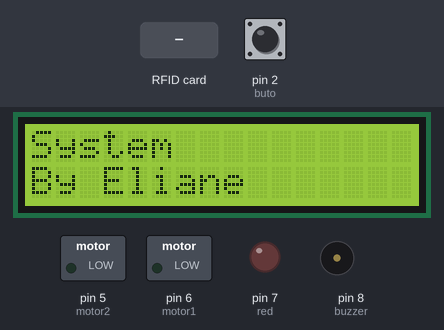
Recording of a sketch running on a simulated Arduino Uno, built with avr-gcc and run on an emulated ATmega328P. Shown: 16×2 character LCD, switched loads named in the sketch (green lamp = pin HIGH), output pins drawn as LEDs (lit = HIGH), buzzer (waves = sounding). Inputs (shaded band) come from the test bench; at power-on: pin 2 (buto) LOW. Pins used as bus, display or sensor lines are not drawn.

Above: at 2.2 s.
At 5.3 s:
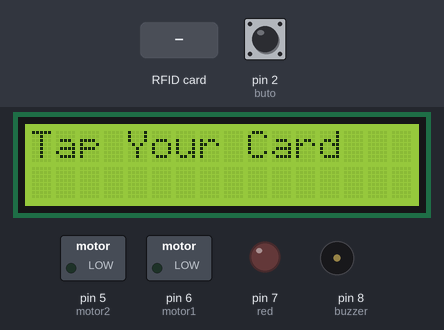
5.4 s: RFID card 92 69 80 1D held to the reader
At 6.2 s:
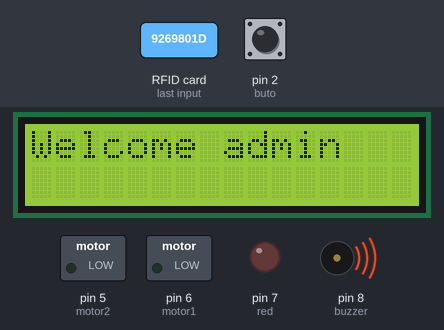
At 7.9 s:
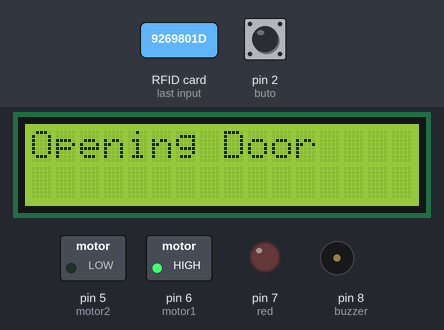
Timing chart, 0 to 20.7 s (numbered marks = the images above; inputs shaded):
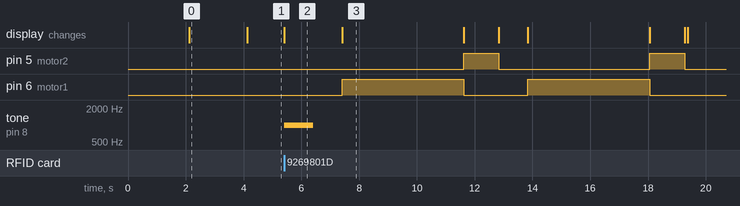

Measured:
- after the input at 5.4 s, pin 5 (motor2): alternates HIGH for 1.2 s and LOW for 5.2 s, starting after 6.2 s; pin 6 (motor1): alternates HIGH for 4.2 s and LOW for 2.2 s, starting after 2.0 s; tone on pin 8 (buzzer): silent → 1000 Hz at once, → silent 1.0 s later; the display: changes at once (image 2)
- what the display in image 0 shows lasts 2.0 s, from 2.1 s to 4.1 s

The sketch:

fullcodes.ino
```cpp
#include <ArduinoJson.h>
#include <LiquidCrystal.h>
#include <SPI.h>
#include <MFRC522.h>

String data = "";
LiquidCrystal lcd(A0, A1, A2, A3, A4, A5);
#define SS_PIN 10
#define RST_PIN 9
#define buzzer 8
#define red 7
#define green 3
int motor1 = 6;
int motor2 = 5;
const int buto = 2;
byte readCard[4];
int k = 0;
String tagID = "";
MFRC522 mfrc522(SS_PIN, RST_PIN);
String card = "";
boolean getID();
int buttonState = 0;
void setup()
{
  lcd.begin(16, 2);
  pinMode(buzzer, OUTPUT);
  pinMode(red, OUTPUT);
  pinMode(motor1, OUTPUT);
  pinMode(motor2, OUTPUT);
  pinMode(buto, INPUT);
  digitalWrite(red, LOW);
  digitalWrite(green, LOW);
  Serial.begin(9600);
  SPI.begin();
  mfrc522.PCD_Init();
  lcd.setCursor(0, 0);
  lcd.print("Smart public");
  lcd.setCursor(0, 1);
  lcd.print("Toilet Billing");
  delay(2000);
  lcd.clear();
  lcd.setCursor(0, 0);
  lcd.print("System");
  lcd.setCursor(0, 1);
  lcd.print("By Eliane");
  delay(2000);
}

void loop()
{
  lcd.clear();
  lcd.setCursor(0, 0);
  lcd.print("Tap Your Card");

  if (getID())
  {
    if (tagID == "9269801D")
    {
      lcd.clear();
      lcd.setCursor(0, 0);
      lcd.print("Welcome admin");
      tone(buzzer, 1000, 1000);
      delay(2000);
      opendoor();
    }
    else if (tagID == "C32A2242")
    {
      lcd.clear();
      lcd.setCursor(0, 0);
      lcd.print("Welcome cleaner");
      tone(buzzer, 1000, 1000);
      delay(2000);
      opendoor();
    }
    else
    {
      lcd.clear();
      lcd.setCursor(0, 0);
      lcd.print("Loading");
      StaticJsonDocument<50> doc;
      doc["card"] = tagID;
      serializeJson(doc, Serial);
      Serial.println();
      delay(1000);
      while (k == 0)
      {
        if (Serial.available() > 0)
        {
          data = Serial.readStringUntil('\n');

          // DynamicJsonDocument doc(2048);
          // DeserializationError error = deserializeJson(doc, data);
          Serial.println(data);
          // if (error)
          // {
          //   Serial.print(F("deserializeJson() failed: "));
          //   Serial.println(error.f_str());
          //   return;
          // }

          // if (doc["cstatus"])
          // {
            // int cstatus = doc["cstatus"];

            // if (data == "1")
            // {
            //   lowbalance();
            // } else if(data == 1){

            // int balance = doc["balance"];
              lcd.clear();
              lcd.setCursor(0, 0);
              lcd.print("Welcome");
              lcd.setCursor(0, 1);
              // lcd.print("Balance:");
              // lcd.print(balance);
              digitalWrite(green, HIGH);
              delay(2000);
              opendoor();
            // }  else {
            // }
          // }
        }
      }
    }
  }
}

void (*resetFunc)(void) = 0;

boolean getID()
{
  if (!mfrc522.PICC_IsNewCardPresent())
  {
    return false;
  }
  if (!mfrc522.PICC_ReadCardSerial())
  {
    return false;
  }
  tagID = "";
  for (uint8_t i = 0; i < 4; i++)
  {
    tagID.concat(String(mfrc522.uid.uidByte[i], HEX));
  }
  tagID.toUpperCase();
  mfrc522.PICC_HaltA();
  return true;
}

void lowbalance()
{
  lcd.clear();
  lcd.setCursor(0, 0);
  digitalWrite(red, HIGH);
  lcd.print("Low balance");
  tone(buzzer, 1000, 500);
  delay(3000);
  digitalWrite(red, LOW);
  resetFunc();
}

void cardNotFound()
{
  lcd.clear();
  lcd.setCursor(0, 0);
  digitalWrite(red, HIGH);
  lcd.print("Card not found");
  tone(buzzer, 1000, 500);
  delay(3000);
  digitalWrite(red, LOW);
  resetFunc();
}

void opendoor()
{
  digitalWrite(green, HIGH);
  openSingleDoor();
  openSingleDoor();
  openSingleDoor();
  delay(3000);
  closeSingleDoor();
  closeSingleDoor();
  closeSingleDoor();
  lcd.clear();
  lcd.setCursor(0, 0);
  lcd.print("Somebody in");
  delay(1000);
  opendoor2();
}

void opendoor2()
{
  int i = 1;
  while (i > 0)
  {
    buttonState = digitalRead(buto);
    if (buttonState == LOW)
    {
      openSingleDoor();
      openSingleDoor();
      openSingleDoor();
      delay(3000);
      closeSingleDoor();
      closeSingleDoor();
      closeSingleDoor();
      resetFunc();
    }
    delay(200);
  }
}

void openSingleDoor()
{
  lcd.clear();
  lcd.setCursor(0, 0);
  lcd.print("Opening Door");
  digitalWrite(motor1,HIGH);
  digitalWrite(motor2,LOW);
  delay(400);
}

void closeSingleDoor()
{
  lcd.clear();
  lcd.setCursor(0, 0);
  lcd.print("Closing Door");
  digitalWrite(motor1,LOW);
  digitalWrite(motor2,HIGH);
  delay(400);
  digitalWrite(motor2,LOW);
}
```
